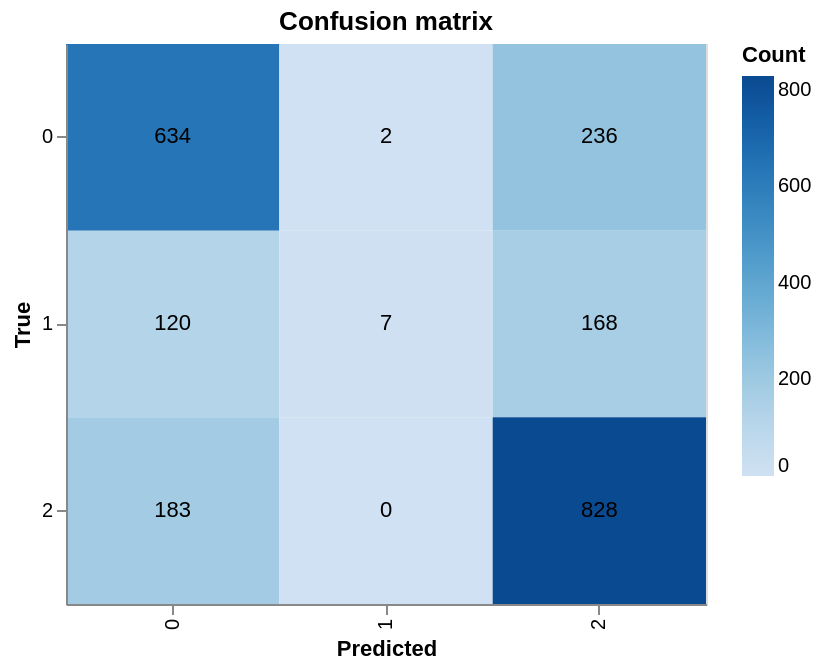

The code cell stored with this chart in its notebook:
### Markdown cell above
### Random Forest + `TfidfVectorizer`

**Note:** Full `n_estimators=100` on ~220k×2500 sparse features can take **tens of minutes**. For a quicker check, rerun `train_random_forest_tfidf(..., n_estimators=25)` in a scratch cell or change the default in the helper cell above.

### Code cell
%%time
rf_3class, _ = train_random_forest_tfidf(train_set, test_set, drop_neutral=False)

### Figure 1 — Vega-Lite specification as saved in the notebook (floating-point values rounded to 4 significant figures)
{"config": {"view": {"continuousWidth": 300, "continuousHeight": 300}}, "layer": [{"mark": {"type": "rect"}, "encoding": {"color": {"field": "Count", "scale": {"scheme": "blues"}, "type": "quantitative"}, "tooltip": [{"field": "True", "type": "nominal"}, {"field": "Predicted", "type": "nominal"}, {"field": "Count", "type": "quantitative"}], "x": {"field": "Predicted", "title": "Predicted", "type": "ordinal"}, "y": {"field": "True", "title": "True", "type": "ordinal"}}, "title": "Confusion matrix"}, {"mark": {"type": "text", "baseline": "middle", "fontSize": 11}, "encoding": {"text": {"field": "Count", "type": "quantitative"}, "x": {"field": "Predicted", "title": "Predicted", "type": "ordinal"}, "y": {"field": "True", "title": "True", "type": "ordinal"}}}], "data": {"name": "data-89ab33936aba14894827c349b80cae2b"}, "height": 280, "width": 320, "$schema": "https://vega.github.io/schema/vega-lite/v6.1.0.json", "datasets": {"data-89ab33936aba14894827c349b80cae2b": [{"True": "0", "Predicted": "0", "Count": 634}, {"True": "0", "Predicted": "1", "Count": 2}, {"True": "0", "Predicted": "2", "Count": 236}, {"True": "1", "Predicted": "0", "Count": 120}, {"True": "1", "Predicted": "1", "Count": 7}, {"True": "1", "Predicted": "2", "Count": 168}, {"True": "2", "Predicted": "0", "Count": 183}, {"True": "2", "Predicted": "1", "Count": 0}, {"True": "2", "Predicted": "2", "Count": 828}]}}
